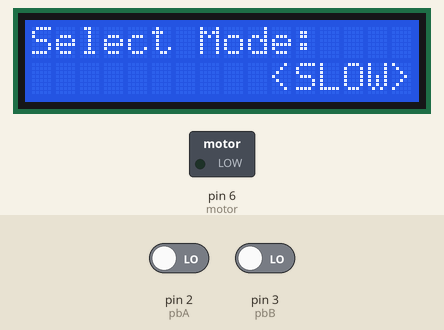
The sketch below on a simulated Arduino Uno, built with avr-gcc and run on an emulated ATmega328P. Parts: 16×2 character LCD, switched loads named in the sketch (green lamp = pin HIGH). Dashed ring = blinking. The inputs (shaded band) are chosen by the test bench; at power-on: pin 2 (pbA) LOW, pin 3 (pbB) LOW.

Above: at 1.2 s.
1.3 s: pin 2 (pbA) driven HIGH
At 1.6 s:
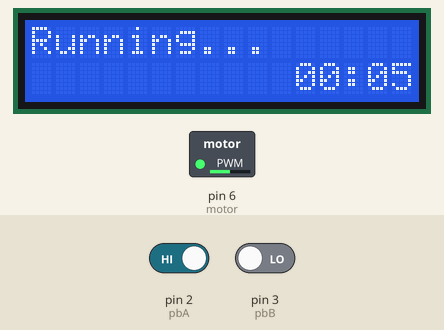
3.6 s: pin 3 (pbB) driven HIGH
At 4.25 s:
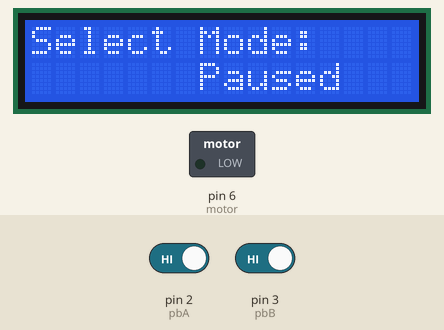
6.6 s: pin 2 (pbA) driven LOW
At 6.89 s:
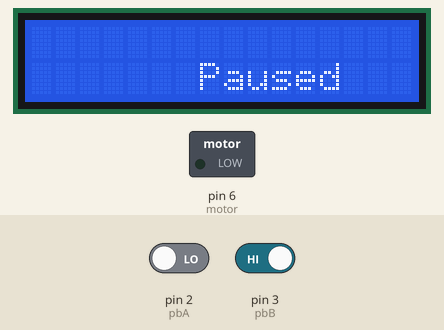
8.1 s: pin 3 (pbB) driven LOW
Timing chart, 0 to 10.7 s (numbered marks = the images above; inputs shaded):
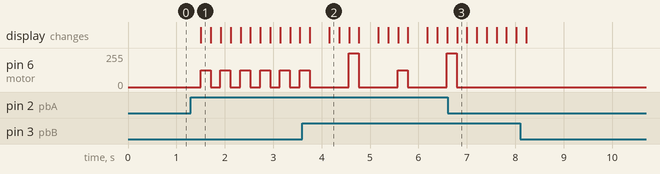

The sketch:

Ice_Cream_Machine.ino
```cpp
#include <LiquidCrystal.h>
#define pbA 2
#define pbB 3
#define pbC 4
#define motor 6
#define fast 255
#define slow 127
#define timer 5000 //how long to run, in milliseconds
LiquidCrystal lcd(13, 12, 11, 10, 9, 8);

bool mode = 0;
bool limit = 0;
int state = 0;

void select();
void operate();
void pause();
void finish();
void (*function[4]) ();

unsigned long _start;
unsigned long _pauseStart;
unsigned long elapsed;

void setup() {
	lcd.begin(16, 2);
	pinMode(pbA,INPUT);
	pinMode(pbB,INPUT);
	pinMode(pbC,INPUT);
	pinMode(motor, OUTPUT);

  function[0] = select;
  function[1] = operate;
  function[2] = pause;
  function[3] = finish;
}

void loop() {
	if ((state >=0)&&(state<=3)) {(*function[state])();}
}

void select() {
	lcd.setCursor(0,0);
	lcd.print("Select Mode:    ");
	lcd.setCursor(0,1);
	if (digitalRead(pbB)) {delay(200); mode = not mode;}
	if (mode) {lcd.print("          <FAST>");}
	else {lcd.print("          <SLOW>");}

	if (digitalRead(pbA)) {delay(200); _start = millis(); state = 1;}
}

void operate() {
	elapsed = millis()-_start;

  if (mode) {analogWrite(motor,fast);}
  else {analogWrite(motor,slow);}

	lcd.setCursor(0,0);
	lcd.print("Running...      ");

	timekeeping(timer-elapsed);

	if (digitalRead(pbA)) {delay(200); _pauseStart = millis(); state = 2;}
	if (elapsed > timer) {state = 3;}

}

void pause() {
	analogWrite(motor,0);

	lcd.setCursor(0,0);
	lcd.print("                ");
  lcd.setCursor(0,1);
  lcd.print("       Paused   ");

	unsigned long pauseTime = millis() - _pauseStart;

	if (digitalRead(pbA)) {delay(200); _start += pauseTime; state = 1;}
  if (digitalRead(pbB)) {delay(200); state = 0;}
}

void finish() {
	if (digitalRead(pbC)) {analogWrite(motor,slow);}
	else {analogWrite(motor,0);}

	lcd.setCursor(0,0);
	lcd.print("                ");
  lcd.setCursor(0,1);
  lcd.print("     Finished   ");

  if (digitalRead(pbA)) {delay(200); state = 0; analogWrite(motor,0);}
}

void timekeeping(unsigned long remain) {
	lcd.setCursor(0,1);
	lcd.print("           ");

	byte minutes = remain/60000;
	byte seconds = (remain%60000)/1000;
	if (minutes<10){lcd.print("0");lcd.print(minutes,DEC);}
	else {lcd.print(minutes,DEC);}
	lcd.print(":");
	if (seconds<10){lcd.print("0");lcd.print(seconds,DEC);}
	else{lcd.print(seconds,DEC);}
}
```

Measured:
- after the input at 1.3 s, pin 6 (motor): alternates 127/255 for 0.20 s and 0/255 for 0.20 s, starting after 0.20 s; the display: changes after 0.21 s (image 1)
- after the input at 6.6 s, pin 6 (motor): goes on until 6.8 s, then stays 0/255
